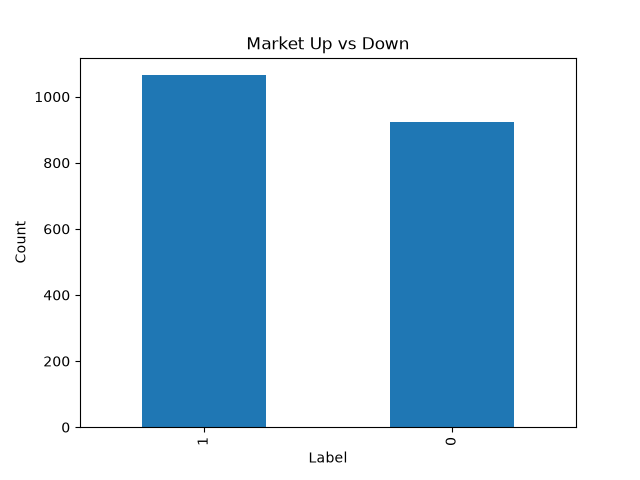

Python code for this plot:
import pandas as pd
import matplotlib.pyplot as plt

df = pd.read_csv("Combined_News_DJIA.csv")

df["Label"].value_counts().plot(kind="bar")

plt.title("Market Up vs Down")
plt.xlabel("Label")
plt.ylabel("Count")

plt.savefig("label_distribution.png")

plt.show()
